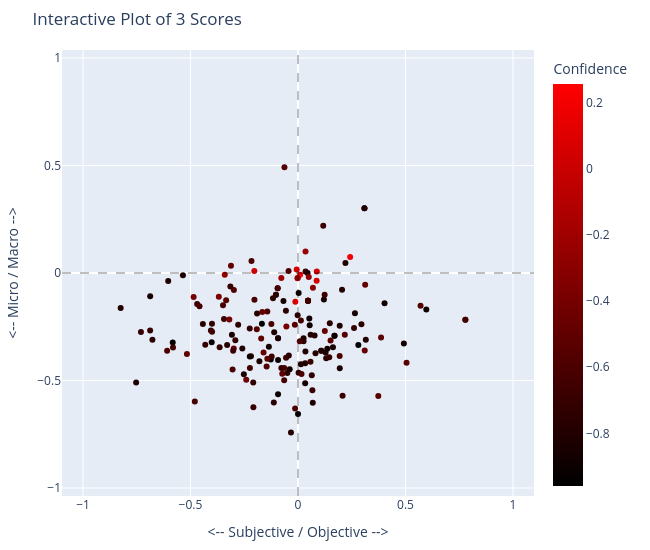

Here is the notebook cell this chart was saved with:
### Code cell
df_scores = pd.read_csv("scores.csv")
print(df_scores.head())

min_conf = df_scores["Confidence"].min()
max_conf = df_scores["Confidence"].max()

fig = px.scatter(
    df_scores,
    x="Focus",
    y="Magnitude",
    color="Confidence",
    color_continuous_scale=["black", "red"],
    range_color=[min_conf, max_conf],
    title="Interactive Plot of 3 Scores",
    hover_name=df_scores["Title"].apply(lambda x: str(x)[:50] + "..." if len(str(x)) > 50 else str(x)),
    hover_data=["Year"]
)

fig.add_hline(y=0, line_dash="dash", line_color="black", opacity=0.25)
fig.add_vline(x=0, line_dash="dash", line_color="black", opacity=0.25)

fig.update_layout(
    xaxis_title="<-- Subjective / Objective -->",
    yaxis_title="<-- Micro / Macro -->",
    xaxis_range=[-1, 1],
    yaxis_range=[-1, 1],
    width=650,
    height=550,
    margin=dict(l=50,r=50,t=50,b=50),
    yaxis_scaleanchor="x"
)

fig.show()

### Figure 1 — Plotly figure (JSON) as saved in the notebook; plotly's stock layout.template omitted (floating-point values rounded to 4 significant figures; data arrays with more than 128 entries replaced by an {"elided": "..."} marker saying what was removed)
{"data": [{"customdata": {"elided": "174x1 int values"}, "hovertemplate": "<b>%{hovertext}</b><br><br>Focus=%{x}<br>Magnitude=%{y}<br>Year=%{customdata[0]}<br>Confidence=%{marker.color}<extra></extra>", "hovertext": {"elided": "174 str values"}, "legendgroup": "", "marker": {"color": {"elided": "174 float values"}, "coloraxis": "coloraxis", "symbol": "circle"}, "mode": "markers", "name": "", "orientation": "v", "showlegend": false, "type": "scatter", "x": {"elided": "174 float values"}, "xaxis": "x", "y": {"elided": "174 float values"}, "yaxis": "y"}], "layout": {"coloraxis": {"autocolorscale": false, "cmax": 0.2553, "cmin": -0.959, "colorbar": {"title": {"text": "Confidence"}}, "colorscale": [[0, "black"], [1, "red"]]}, "height": 550, "legend": {"tracegroupgap": 0}, "margin": {"b": 50, "l": 50, "r": 50, "t": 50}, "shapes": [{"line": {"color": "black", "dash": "dash"}, "opacity": 0.25, "type": "line", "x0": 0, "x1": 1, "xref": "x domain", "y0": 0, "y1": 0, "yref": "y"}, {"line": {"color": "black", "dash": "dash"}, "opacity": 0.25, "type": "line", "x0": 0, "x1": 0, "xref": "x", "y0": 0, "y1": 1, "yref": "y domain"}], "title": {"text": "Interactive Plot of 3 Scores"}, "width": 650, "xaxis": {"anchor": "y", "domain": [0, 1], "range": [-1, 1], "title": {"text": "<-- Subjective / Objective -->"}}, "yaxis": {"anchor": "x", "domain": [0, 1], "range": [-1, 1], "scaleanchor": "x", "title": {"text": "<-- Micro / Macro -->"}}}}
